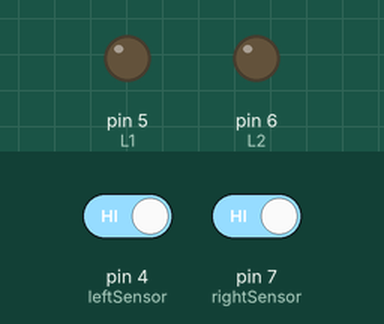
The sketch below on a simulated Arduino Uno, built with avr-gcc and run on an emulated ATmega328P. Parts: output pins drawn as LEDs (lit = HIGH). Inputs (shaded band) come from the test bench; at power-on: pin 4 (leftSensor) HIGH, pin 7 (rightSensor) HIGH. Pins used as bus, display or sensor lines are not drawn.

Above: at 1.2 s.
1.3 s: pin 4 (leftSensor) driven LOW
At 2.5 s:
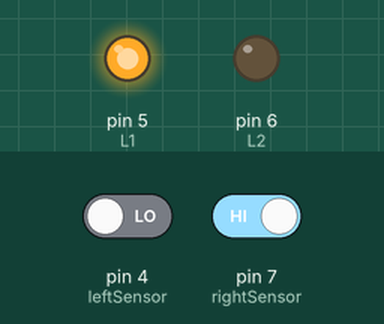
2.8 s: pin 7 (rightSensor) driven LOW
At 3.6 s:
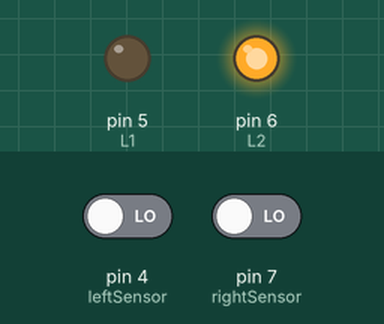
4.3 s: pin 7 (rightSensor) driven HIGH
At 4.8 s:
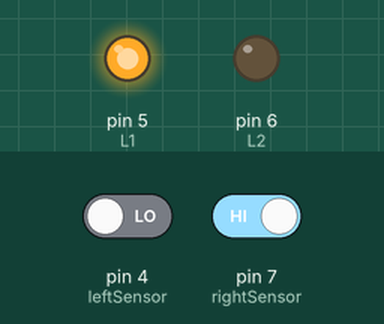
5.8 s: pin 4 (leftSensor) driven HIGH
At 7.1 s:
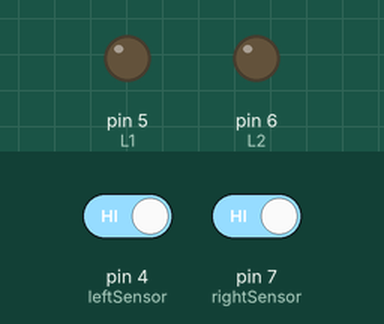
Timing chart, 0 to 8.3 s (numbered marks = the images above; inputs shaded):
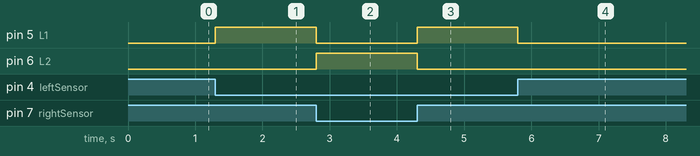

Measured:
- after the input at 1.3 s, pin 5 (L1): LOW → HIGH at once
- after the input at 2.8 s, pin 5 (L1): HIGH → LOW at once; pin 6 (L2): LOW → HIGH at once
- after the input at 4.3 s, pin 5 (L1): LOW → HIGH at once; pin 6 (L2): HIGH → LOW at once
- after the input at 5.8 s, pin 5 (L1): HIGH → LOW at once

The sketch:

line_follower.ino
```cpp
#define L1 5
#define L2 6
#define R1 10
#define R2 11

#define leftSensor 4
#define rightSensor 7

int leftSensorVal = 0;
int rightSensorVal = 0;

void setup() {
  // put your setup code here, to run once:
pinMode(L1, OUTPUT);
pinMode(L2, OUTPUT);
pinMode(R1, OUTPUT);
pinMode(R2, OUTPUT);
pinMode(leftSensor, INPUT);
pinMode(rightSensor, INPUT);
stopMotor();
}

void loop() {
  // put your main code here, to run repeatedly:

  leftSensorVal=digitalRead(leftSensor);
  rightSensorVal=digitalRead(rightSensor);

  if(leftSensorVal==LOW && rightSensorVal==LOW)
  {
   forwardMovement();
  }
  if(leftSensorVal==LOW && rightSensorVal==HIGH)
  {
   moveRight();
  }
  if(leftSensorVal==HIGH && rightSensorVal==LOW)
  {
   moveLeft();
  }
  if(leftSensorVal==HIGH && rightSensorVal==HIGH)
  {
   stopMotor();
  }

}

void backwardMovement() {
  digitalWrite(L1, HIGH);
  digitalWrite(L2, LOW);
  digitalWrite(R1, HIGH);
  digitalWrite(R2, LOW);
}

void forwardMovement() {
  digitalWrite(L1, LOW);
  digitalWrite(L2, HIGH);
  digitalWrite(R1, LOW);
  digitalWrite(R2, HIGH);
}

void moveRight() {
  digitalWrite(L1, HIGH);
  digitalWrite(L2, LOW);
  digitalWrite(R1, LOW);
  digitalWrite(R2, HIGH);
}

void moveLeft() {
  digitalWrite(L1, LOW);
  digitalWrite(L2, HIGH);
  digitalWrite(R1, HIGH);
  digitalWrite(R2, LOW);
}

void stopMotor() {
  digitalWrite(L1, LOW);
  digitalWrite(L2, LOW);
  digitalWrite(R1, LOW);
  digitalWrite(R2, LOW);
}
```
